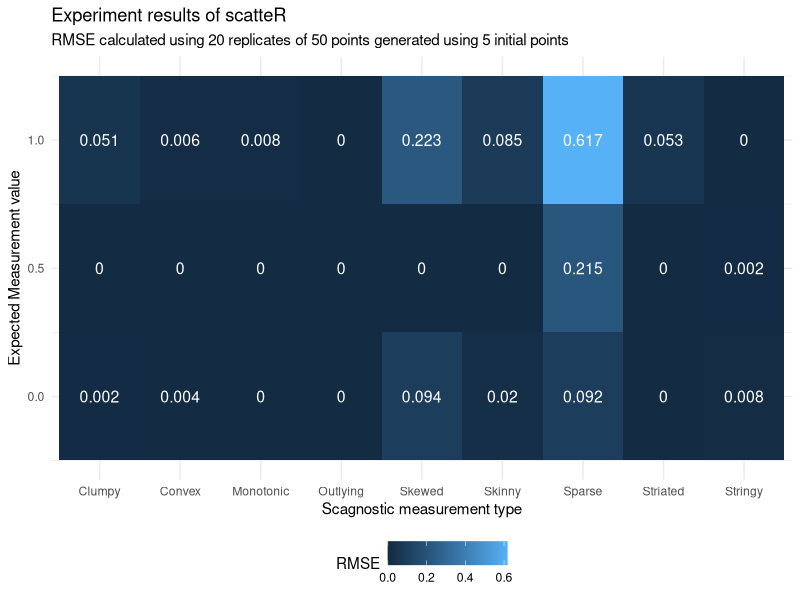
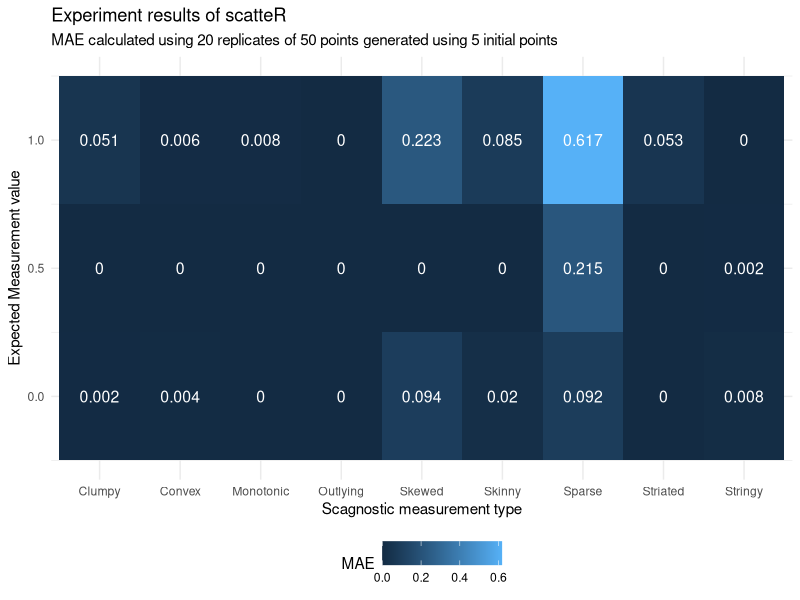
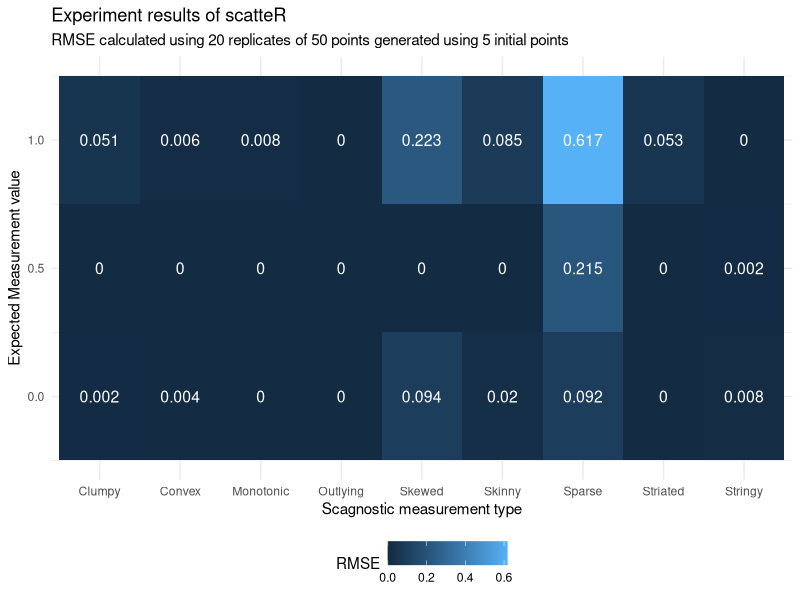
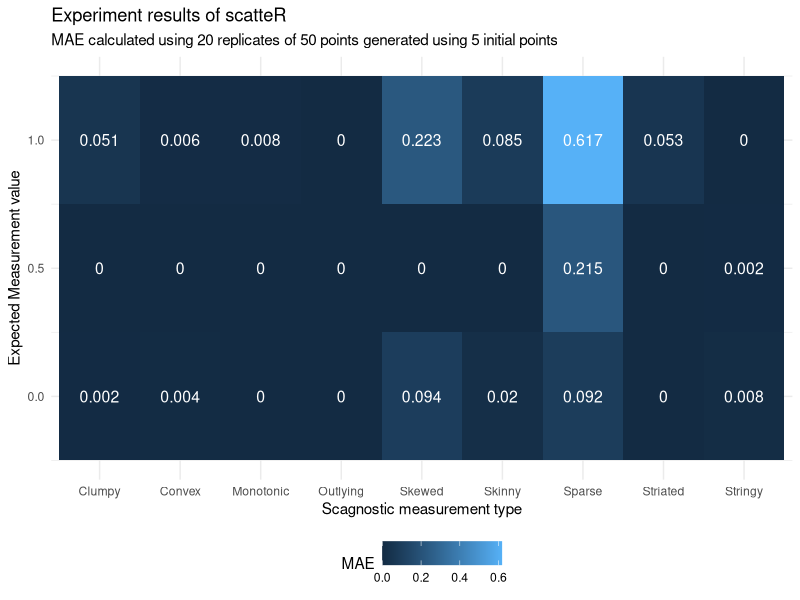

These figures' R source, in order:
library(tidyverse)
library(here)

df <- read_csv(here("experiment","generation_accuracy_experiment","table.csv")) %>% select(-1)
# df <- read_csv(here("experiment","experiment_results.csv"))

df %>%
  ggplot(aes(x = measurement_type,y = measurement_value),color="white") +
  geom_tile(aes(fill = rmse)) +
  geom_text(aes(label = round(rmse,3)),color = "white",size = 4) +
  theme_minimal() +
  labs(title = "Experiment results of scatteR",subtitle = "RMSE calculated using 20 replicates of 50 points generated using 5 initial points",x = "Scagnostic measurement type",y = "Expected Measurement value",fill = "RMSE") +
  theme(legend.position = "bottom")
ggsave(here("experiment","rmse_plot_experiment.eps"),device = "eps",
       width = 6,height = 4,units = "in",dpi = 300)

df %>%
  ggplot(aes(x = measurement_type,y = measurement_value),color="white") +
  geom_tile(aes(fill = mae)) +
  geom_text(aes(label = round(mae,3)),color = "white",size = 4) +
  theme_minimal() +
  labs(title = "Experiment results of scatteR",subtitle = "MAE calculated using 20 replicates of 50 points generated using 5 initial points",x = "Scagnostic measurement type",y = "Expected Measurement value",fill = "MAE") +
  theme(legend.position = "bottom")
ggsave(here("experiment","mae_plot_experiment.jpg"),device = "jpg",bg="white",
       width = 1920,height = 1080,units = "px",dpi = 300)
